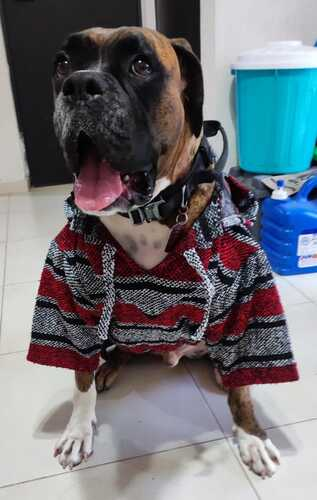
#> input picture Tarea2-HistogramaTransformaciones/Bruno.jpg, 317 x 500 px
$ python rotationalTransformation.py
#> lines starting #> are read from the running program, lines starting #| are printed output that depends on the picture
import cv2
import numpy as np

#Load image
ImageGray = cv2.imread("Bruno.jpg", 0)
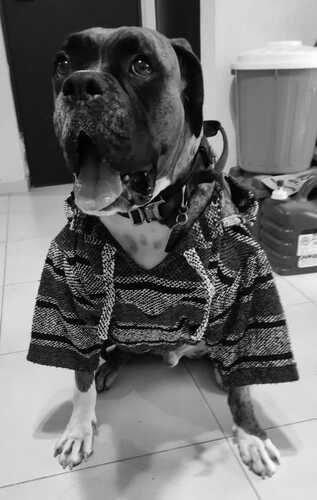
#> ImageGray: shape (500, 317); min 0, max 255, mean 112.3

#Obtener la forma de la matriz
m,n = ImageGray.shape
#> m = 500; n = 317
theta = 5 * np.pi /180 #radianes

rotation = np.float32([[np.cos(theta),-np.sin(theta),0], [np.sin(theta),np.cos(theta),0]])
imgTransformed = cv2.warpAffine(ImageGray, rotation, (n, m))
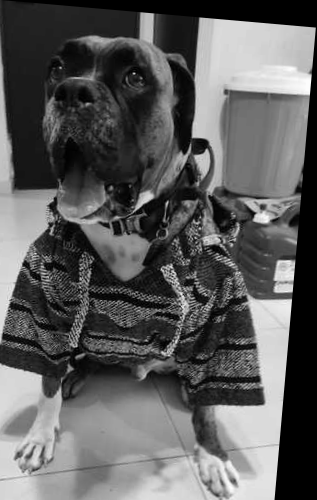
#> imgTransformed: shape (500, 317); min 0, max 254, mean 93.2

cv2.imshow('Imagen original',ImageGray)
cv2.imshow('imagen transformada',imgTransformed)

cv2.waitKey(0)
cv2.destroyAllWindows()
